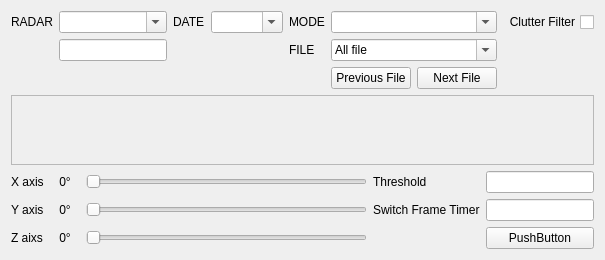
         <widget class="QWidget" name="page_2">
          <layout class="QGridLayout" name="gridLayout_3">
           <item row="2" column="0">
            <layout class="QVBoxLayout" name="verticalLayout_6">
             <item>
              <layout class="QHBoxLayout" name="horizontalLayout_5">
               <item>
                <layout class="QGridLayout" name="gridLayout_9">
                 <item row="0" column="4">
                  <widget class="QLabel" name="label_16">
                   <property name="text">
                    <string>MODE</string>
                   </property>
                  </widget>
                 </item>
                 <item row="1" column="4">
                  <widget class="QLabel" name="label_17">
                   <property name="text">
                    <string>FILE</string>
                   </property>
                  </widget>
                 </item>
                 <item row="0" column="0">
                  <widget class="QLabel" name="label_13">
                   <property name="sizePolicy">
                    <sizepolicy hsizetype="Minimum" vsizetype="Preferred">
                     <horstretch>0</horstretch>
                     <verstretch>0</verstretch>
                    </sizepolicy>
                   </property>
                   <property name="text">
                    <string>RADAR</string>
                   </property>
                  </widget>
                 </item>
                 <item row="0" column="2">
                  <widget class="QLabel" name="label_14">
                   <property name="text">
                    <string>DATE</string>
                   </property>
                  </widget>
                 </item>
                 <item row="0" column="3">
                  <widget class="QComboBox" name="dateBox">
                   <property name="sizePolicy">
                    <sizepolicy hsizetype="Expanding" vsizetype="Fixed">
                     <horstretch>0</horstretch>
                     <verstretch>0</verstretch>
                    </sizepolicy>
                   </property>
                   <property name="tabletTracking">
                    <bool>false</bool>
                   </property>
                   <property name="focusPolicy">
                    <enum>Qt::WheelFocus</enum>
                   </property>
                   <property name="toolTip">
                    <string>&lt;html&gt;&lt;head/&gt;&lt;body&gt;&lt;p&gt;DD/MM/YY&lt;/p&gt;&lt;p&gt;&lt;br/&gt;&lt;/p&gt;&lt;/body&gt;&lt;/html&gt;</string>
                   </property>
                   <property name="whatsThis">
                    <string>&lt;html&gt;&lt;head/&gt;&lt;body&gt;&lt;p&gt;DD/MM/YY&lt;/p&gt;&lt;/body&gt;&lt;/html&gt;</string>
                   </property>
                   <property name="inputMethodHints">
                    <set>Qt::ImhNone</set>
                   </property>
                   <property name="editable">
                    <bool>true</bool>
                   </property>
                   <property name="insertPolicy">
                    <enum>QComboBox::NoInsert</enum>
                   </property>
                  </widget>
                 </item>
                 <item row="0" column="1">
                  <widget class="QComboBox" name="radarBox">
                   <property name="sizePolicy">
                    <sizepolicy hsizetype="Expanding" vsizetype="Fixed">
                     <horstretch>0</horstretch>
                     <verstretch>0</verstretch>
                    </sizepolicy>
                   </property>
                   <property name="contextMenuPolicy">
                    <enum>Qt::DefaultContextMenu</enum>
                   </property>
                   <property name="toolTip">
                    <string>Radar name</string>
                   </property>
                   <property name="whatsThis">
                    <string>&lt;html&gt;&lt;head/&gt;&lt;body&gt;&lt;p&gt;radar name&lt;/p&gt;&lt;p&gt;&lt;br/&gt;&lt;/p&gt;&lt;/body&gt;&lt;/html&gt;</string>
                   </property>
                   <property name="editable">
                    <bool>true</bool>
                   </property>
                   <property name="currentIndex">
                    <number>-1</number>
                   </property>
                   <property name="insertPolicy">
                    <enum>QComboBox::NoInsert</enum>
                   </property>
                   <item>
                    <property name="text">
                     <string>Name radar 1</string>
                    </property>
                   </item>
                   <item>
                    <property name="text">
                     <string>Name radar 2</string>
                    </property>
                   </item>
                   <item>
                    <property name="text">
                     <string>Name radar 3</string>
                    </property>
                   </item>
                   <item>
                    <property name="text">
                     <string>Name radar 4</string>
                    </property>
                   </item>
                   <item>
                    <property name="text">
                     <string>Name radar 5</string>
                    </property>
                   </item>
                  </widget>
                 </item>
                 <item row="1" column="5">
                  <widget class="QComboBox" name="fileBox">
                   <property name="toolTip">
                    <string>&lt;html&gt;&lt;head/&gt;&lt;body&gt;&lt;p&gt;choose file&lt;/p&gt;&lt;/body&gt;&lt;/html&gt;</string>
                   </property>
                   <property name="whatsThis">
                    <string>&lt;html&gt;&lt;head/&gt;&lt;body&gt;&lt;p&gt;choose file&lt;/p&gt;&lt;/body&gt;&lt;/html&gt;</string>
                   </property>
                   <property name="editable">
                    <bool>true</bool>
                   </property>
                   <property name="currentIndex">
                    <number>0</number>
                   </property>
                   <property name="insertPolicy">
                    <enum>QComboBox::NoInsert</enum>
                   </property>
                   <item>
                    <property name="text">
                     <string>All file</string>
                    </property>
                   </item>
                   <item>
                    <property name="text">
                     <string>File 2</string>
                    </property>
                   </item>
                   <item>
                    <property name="text">
                     <string>File 3</string>
                    </property>
                   </item>
                   <item>
                    <property name="text">
                     <string>File 4</string>
                    </property>
                   </item>
                   <item>
                    <property name="text">
                     <string>File 5</string>
                    </property>
                   </item>
                  </widget>
                 </item>
                 <item row="0" column="5">
                  <widget class="QComboBox" name="modeBox">
                   <property name="sizePolicy">
                    <sizepolicy hsizetype="Expanding" vsizetype="Fixed">
                     <horstretch>0</horstretch>
                     <verstretch>0</verstretch>
                    </sizepolicy>
                   </property>
                   <property name="toolTip">
                    <string>&lt;html&gt;&lt;head/&gt;&lt;body&gt;&lt;p&gt;mode name&lt;/p&gt;&lt;/body&gt;&lt;/html&gt;</string>
                   </property>
                   <property name="whatsThis">
                    <string>&lt;html&gt;&lt;head/&gt;&lt;body&gt;&lt;p&gt;mode name&lt;/p&gt;&lt;/body&gt;&lt;/html&gt;</string>
                   </property>
                   <property name="editable">
                    <bool>true</bool>
                   </property>
                   <property name="currentIndex">
                    <number>-1</number>
                   </property>
                   <property name="insertPolicy">
                    <enum>QComboBox::NoInsert</enum>
                   </property>
                   <item>
                    <property name="text">
                     <string>Mode 1</string>
                    </property>
                   </item>
                   <item>
                    <property name="text">
                     <string>Mode 2</string>
                    </property>
                   </item>
                   <item>
                    <property name="text">
                     <string>Mode 3</string>
                    </property>
                   </item>
                   <item>
                    <property name="text">
                     <string>Mode 4</string>
                    </property>
                   </item>
                   <item>
                    <property name="text">
                     <string>Mode 5</string>
                    </property>
                   </item>
                  </widget>
                 </item>
                 <item row="0" column="6">
                  <widget class="QCheckBox" name="clutterFilterToggle">
                   <property name="sizePolicy">
                    <sizepolicy hsizetype="Minimum" vsizetype="Minimum">
                     <horstretch>0</horstretch>
                     <verstretch>0</verstretch>
                    </sizepolicy>
                   </property>
                   <property name="whatsThis">
                    <string>&lt;html&gt;&lt;head/&gt;&lt;body&gt;&lt;p&gt;grid file or not&lt;/p&gt;&lt;/body&gt;&lt;/html&gt;</string>
                   </property>
                   <property name="layoutDirection">
                    <enum>Qt::RightToLeft</enum>
                   </property>
                   <property name="text">
                    <string>Clutter Filter</string>
                   </property>
                  </widget>
                 </item>
                 <item row="2" column="5">
                  <layout class="QGridLayout" name="gridLayout_6">
                   <item row="0" column="0">
                    <widget class="QPushButton" name="preFile">
                     <property name="text">
                      <string>Previous File</string>
                     </property>
                    </widget>
                   </item>
                   <item row="0" column="1">
                    <widget class="QPushButton" name="nextFile">
                     <property name="text">
                      <string>Next File</string>
                     </property>
                    </widget>
                   </item>
                  </layout>
                 </item>
                 <item row="1" column="1">
                  <widget class="QLineEdit" name="errorBox">
                   <property name="enabled">
                    <bool>true</bool>
                   </property>
                   <property name="focusPolicy">
                    <enum>Qt::StrongFocus</enum>
                   </property>
                   <property name="contextMenuPolicy">
                    <enum>Qt::DefaultContextMenu</enum>
                   </property>
                   <property name="echoMode">
                    <enum>QLineEdit::Normal</enum>
                   </property>
                   <property name="readOnly">
                    <bool>true</bool>
                   </property>
                  </widget>
                 </item>
                </layout>
               </item>
              </layout>
             </item>
             <item>
              <layout class="QHBoxLayout" name="horizontalLayout_8">
               <item>
                <widget class="QScrollArea" name="scrollArea">
                 <property name="mouseTracking">
                  <bool>true</bool>
                 </property>
                 <property name="layoutDirection">
                  <enum>Qt::LeftToRight</enum>
                 </property>
                 <property name="verticalScrollBarPolicy">
                  <enum>Qt::ScrollBarAsNeeded</enum>
                 </property>
                 <property name="horizontalScrollBarPolicy">
                  <enum>Qt::ScrollBarAsNeeded</enum>
                 </property>
                 <property name="widgetResizable">
                  <bool>true</bool>
                 </property>
                 <widget class="QWidget" name="scrollAreaWidgetContents_2">
                  <property name="geometry">
                   <rect>
                    <x>0</x>
                    <y>0</y>
                    <width>843</width>
                    <height>393</height>
                   </rect>
                  </property>
                 </widget>
                </widget>
               </item>
              </layout>
             </item>
             <item>
              <layout class="QHBoxLayout" name="horizontalLayout_6">
               <item>
                <layout class="QGridLayout" name="gridLayout_11">
                 <item row="0" column="1">
                  <widget class="QLabel" name="x_value">
                   <property name="sizePolicy">
                    <sizepolicy hsizetype="Fixed" vsizetype="Preferred">
                     <horstretch>0</horstretch>
                     <verstretch>0</verstretch>
                    </sizepolicy>
                   </property>
                   <property name="minimumSize">
                    <size>
                     <width>30</width>
                     <height>0</height>
                    </size>
                   </property>
                   <property name="baseSize">
                    <size>
                     <width>20</width>
                     <height>0</height>
                    </size>
                   </property>
                   <property name="text">
                    <string>0°</string>
                   </property>
                   <property name="alignment">
                    <set>Qt::AlignCenter</set>
                   </property>
                  </widget>
                 </item>
                 <item row="1" column="4">
                  <widget class="QLabel" name="label_12">
                   <property name="text">
                    <string>Switch Frame Timer</string>
                   </property>
                  </widget>
                 </item>
                 <item row="1" column="1">
                  <widget class="QLabel" name="y_value">
                   <property name="minimumSize">
                    <size>
                     <width>30</width>
                     <height>0</height>
                    </size>
                   </property>
                   <property name="text">
                    <string>0°</string>
                   </property>
                   <property name="alignment">
                    <set>Qt::AlignCenter</set>
                   </property>
                  </widget>
                 </item>
                 <item row="2" column="1">
                  <widget class="QLabel" name="z_value">
                   <property name="minimumSize">
                    <size>
                     <width>30</width>
                     <height>0</height>
                    </size>
                   </property>
                   <property name="text">
                    <string>0°</string>
                   </property>
                   <property name="alignment">
                    <set>Qt::AlignCenter</set>
                   </property>
                  </widget>
                 </item>
                 <item row="2" column="2">
                  <widget class="QSlider" name="slider_3d_z">
                   <property name="orientation">
                    <enum>Qt::Horizontal</enum>
                   </property>
                  </widget>
                 </item>
                 <item row="2" column="0">
                  <widget class="QLabel" name="label_11">
                   <property name="text">
                    <string>Z aixs</string>
                   </property>
                  </widget>
                 </item>
                 <item row="0" column="2">
                  <widget class="QSlider" name="slider_3d_x">
                   <property name="styleSheet">
                    <string notr="true">border-color: qlineargradient(spread:pad, x1:0, y1:0, x2:1, y2:0, stop:0 rgba(245, 224, 176, 255), stop:0.09 rgba(246, 189, 237, 255), stop:0.14 rgba(194, 207, 246, 255), stop:0.19 rgba(184, 160, 168, 255), stop:0.25 rgba(171, 186, 248, 255), stop:0.32 rgba(243, 248, 224, 255), stop:0.385 rgba(249, 162, 183, 255), stop:0.47 rgba(100, 115, 124, 255), stop:0.58 rgba(251, 205, 202, 255), stop:0.65 rgba(170, 128, 185, 255), stop:0.75 rgba(252, 222, 204, 255), stop:0.805 rgba(206, 122, 218, 255), stop:0.86 rgba(254, 223, 175, 255), stop:0.91 rgba(254, 236, 244, 255), stop:1 rgba(255, 191, 221, 255));</string>
                   </property>
                   <property name="orientation">
                    <enum>Qt::Horizontal</enum>
                   </property>
                  </widget>
                 </item>
                 <item row="1" column="0">
                  <widget class="QLabel" name="label_3">
                   <property name="text">
                    <string>Y axis</string>
                   </property>
                  </widget>
                 </item>
                 <item row="0" column="5">
                  <widget class="QLineEdit" name="threshold">
                   <property name="sizePolicy">
                    <sizepolicy hsizetype="Preferred" vsizetype="Fixed">
                     <horstretch>0</horstretch>
                     <verstretch>0</verstretch>
                    </sizepolicy>
                   </property>
                   <property name="toolTip">
                    <string>&lt;html&gt;&lt;head/&gt;&lt;body&gt;&lt;p&gt;press enter to confirm thresh hold&lt;/p&gt;&lt;/body&gt;&lt;/html&gt;</string>
                   </property>
                  </widget>
                 </item>
                 <item row="0" column="0">
                  <widget class="QLabel" name="label_2">
                   <property name="text">
                    <string>X axis</string>
                   </property>
                  </widget>
                 </item>
                 <item row="1" column="2">
                  <widget class="QSlider" name="slider_3d_y">
                   <property name="orientation">
                    <enum>Qt::Horizontal</enum>
                   </property>
                  </widget>
                 </item>
                 <item row="0" column="4">
                  <widget class="QLabel" name="label_5">
                   <property name="text">
                    <string>Threshold</string>
                   </property>
                  </widget>
                 </item>
                 <item row="1" column="5">
                  <widget class="QLineEdit" name="timerInput">
                   <property name="sizePolicy">
                    <sizepolicy hsizetype="Preferred" vsizetype="Fixed">
                     <horstretch>0</horstretch>
                     <verstretch>0</verstretch>
                    </sizepolicy>
                   </property>
                  </widget>
                 </item>
                 <item row="2" column="5">
                  <widget class="QPushButton" name="pushButton">
                   <property name="text">
                    <string>PushButton</string>
                   </property>
                  </widget>
                 </item>
                </layout>
               </item>
              </layout>
             </item>
            </layout>
           </item>
          </layout>
         </widget>
